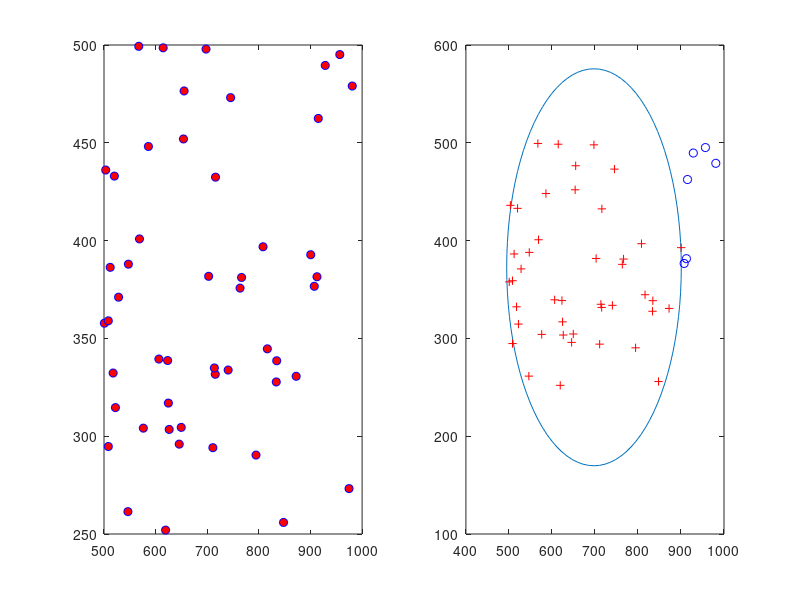

This chart was generated by the following MATLAB code:
min_x = 500; 
max_x = 1000;
min_y = 250; 
max_y = 500;
N = 50; % liczba punktów
x = min_x + (max_x-min_x)*rand(N,1);
y = min_y + (max_y-min_y)*rand(N,1);
subplot(1,2,1), 
plot(x,y,'bo','MarkerFaceColor','r'); hold on;
d = zeros(N*(N-1)/2,1);
k = 0;
for i=1:N-1
    for j=i+1:N     
        k = k + 1;      
        d(k,1) = sqrt((x(i) - x(j))^2 + (y(i) - y(j))^2);  
    end
end
x0 = mean(x); 
y0 = mean(y);
r = mean(d);
phi = 0:pi/50:2*pi;
xc = r * cos(phi) + x0;
yc = r * sin(phi) + y0;
subplot(1,2,2)
plot(xc, yc, '-'); hold on; % rysowanie okręgu
i=1;

while(i<length(x))
        if (abs(x(i)-x0)< r && abs(y(i)-y0)< r)
            plot(x(i),y(i),'r+'); hold on; % rysowanie punktów wewnątrz okręgu
        else 
            plot(x(i),y(i),'bo'); % rysowanie punktów na zewnątrz okręgu
        end
    i=i+1;
end